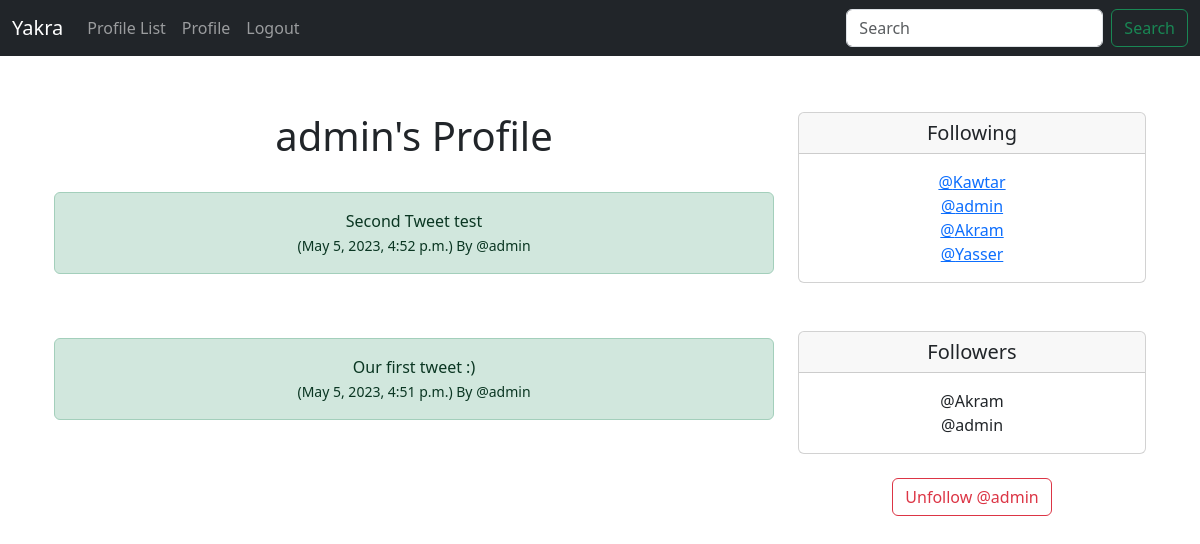
/profile/1 (signed in), run on an earlier commit of the app's database.
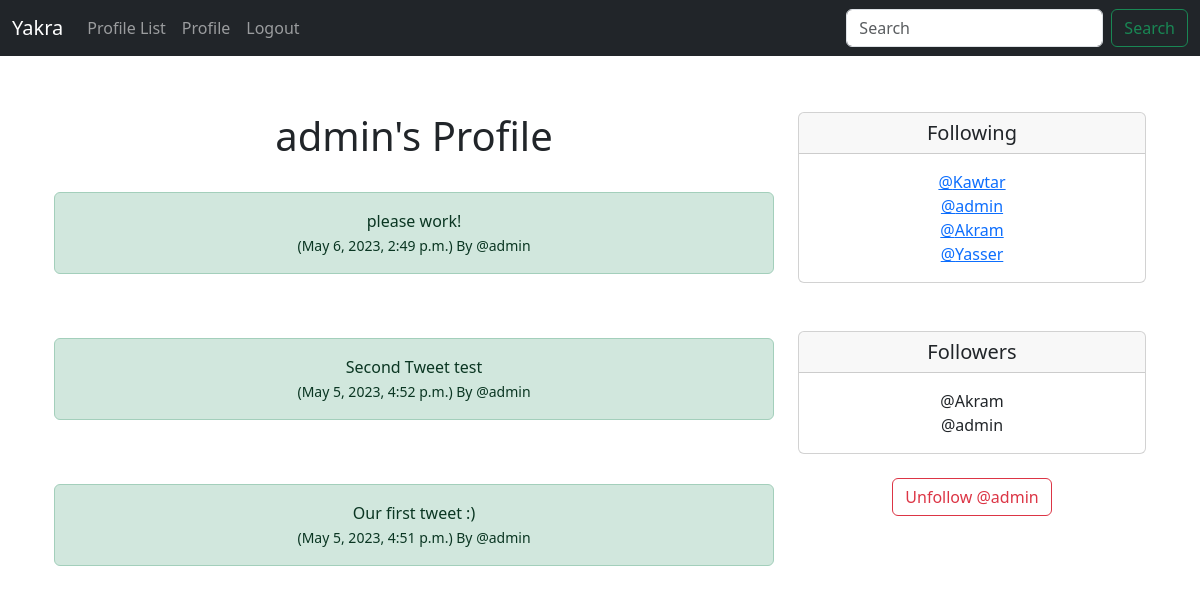
And on a later commit of the database.
### Yakra/models.py (models this page shows, shortened)
class Tweet(models.Model):
    user = models.ForeignKey(
        User, related_name="tweets",
        on_delete=models.DO_NOTHING
    )
    body = models.CharField(max_length=200)
    created_at = models.DateTimeField(auto_now_add=True)

class Profile(models.Model):
    user = models.OneToOneField(User,on_delete=models.CASCADE)
    follows = models.ManyToManyField("self",
         related_name="followed_by",
         symmetrical=False, #not neccessary to follow each other
         blank=True) #don't have to follow anyone
    date_modified = models.DateTimeField(User, auto_now=True) #give use the most stuff and date time field
    def __str__(self):
        return self.user.username

### Yakra/views.py (the view, shortened to what this page needs)
# urls.py: path('profile/<int:pk>',views.profile,name='profile'),
def profile(request, pk):
    if request.user.is_authenticated:
        profile = Profile.objects.get(user_id=pk)
        tweets = Tweet.objects.filter(user_id=pk).order_by("-created_at")
        return render(request,"profile.html",{"profile":profile, "tweets":tweets})
    else:
         messages.success(request,("You Must Be logged In to Enter this Page"))
         return redirect('home')

### Yakra/templates/profile.html (shortened to what this page needs)
{% extends 'base.html' %}
{%block content %}
{% if profile %}
    <div class="container text-center">
        <div class = "row">
            <div class="col-8">
                <h1>{{profile.user.username}}'s Profile</h1>
                <br/>
{% if tweets %}
{% for tweet in tweets %}
<div class="alert alert-success" role="alert">
  {{ tweet.body }} <br/>
  <small class ="text.muted">
    ({{tweet.created_at}}) By
    @{{tweet.user.username}}
  </small>
  </div><br/><br/>
{% endfor %}
{% endif %}
            </div>
            <div class="col-4">
                <div class="card">
<h5 class="card-header">Following</h5>
<div class="card-body">
  <p class="card-text">
          {% for following in profile.follows.all%}
              <a href="{% url 'profile' following.user.id %}">
              @{{following }}</a><br/>
          {% endfor %}
  </p>
  </div>
</div>
        <br/><br/>
        <div class="card">
<h5 class="card-header">Followers</h5>
<div class="card-body">
  <p class="card-text">
     {%for following in profile.followed_by.all%}
                @{{following }}<br/>
      {%endfor%}
  </p>
  </div>
</div>
<form method=POST>
{% if profile in user.profile.follows.all %}
    <button class="btn btn-outline-danger" name ="follow"
    value="unfollow" type="submit">
       Unfollow @{{profile.user.username|lower}}
  </button>
{% else %}
  <button class="btn btn-outline-success" name ="follow"
  value="follow" type="submit">
     Follow @{{profile.user.username|lower}}
  </button>
{% endif %}
</form>
                </div>
            </div>
        </div>
        {%endif%}
        {% endblock%}

What changed in the data, as far as the page shows it:
added Tweet: body "please work!", created_at "May 6, 2023, 2:49 p.m.", user.username "admin"
